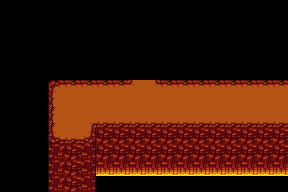

Tiled map render using the project's own tile images. Description and the whole map definition, tile-layer contents included, below:
An orthogonal 18x12 tile map with 16x16 px tiles, 3 tile layers (BGLower, BGUpper, BGUpper2) and 5 objects.

<map version="1.10" tiledversion="1.10.1" orientation="orthogonal" renderorder="right-down" width="18" height="12" tilewidth="16" tileheight="16" infinite="0" nextlayerid="13" nextobjectid="593">
 <tileset firstgid="1" source="Hotland.tsx" />
 <layer id="7" name="BGLower" width="18" height="12">
  <data encoding="csv">
0,0,0,0,0,0,0,0,0,0,0,0,0,0,0,0,0,0,
0,0,0,0,0,0,0,0,0,0,0,0,0,0,0,0,0,0,
0,0,0,0,0,0,0,0,0,0,0,0,0,0,0,0,0,0,
0,0,0,0,0,0,0,0,0,0,0,0,0,0,0,0,0,0,
0,0,0,0,0,0,0,0,0,0,0,0,0,0,0,0,0,0,
0,0,0,0,0,0,0,0,0,0,0,0,0,0,0,0,0,0,
0,0,0,0,0,0,0,0,0,0,0,0,0,0,0,0,0,0,
0,0,0,0,0,0,0,0,0,0,0,0,0,0,0,0,0,0,
0,0,0,0,0,0,0,0,0,0,0,0,0,0,0,0,0,0,
0,0,0,0,0,0,0,0,0,0,0,0,0,0,0,0,0,0,
0,0,0,0,0,0,0,0,0,0,0,0,0,0,0,0,0,0,
0,0,0,0,0,0,0,0,0,0,0,0,0,0,0,0,0,0
</data>
 </layer>
 <layer id="8" name="BGUpper" width="18" height="12">
  <data encoding="csv">
0,0,0,0,0,0,0,0,0,0,0,0,0,0,0,0,0,0,
0,0,0,0,0,0,0,0,0,0,0,0,0,0,0,0,0,0,
0,0,0,0,0,0,0,0,0,0,0,0,0,0,0,0,0,0,
0,0,0,0,0,0,0,0,0,0,0,0,0,0,0,0,0,0,
0,0,0,0,0,0,0,0,0,0,0,0,0,0,0,0,0,0,
0,0,0,81,82,82,82,82,22,21,82,82,82,82,82,82,82,82,
0,0,0,101,102,102,102,102,102,102,102,102,102,102,102,102,102,102,
0,0,0,101,102,1,122,122,122,122,122,122,122,122,122,122,122,122,
0,0,0,121,122,123,142,142,142,142,142,142,142,142,142,142,142,142,
0,0,0,141,142,143,142,142,142,142,142,142,142,142,142,142,142,142,
0,0,0,141,142,143,162,162,162,162,162,162,162,162,162,162,162,162,
0,0,0,141,142,143,0,0,0,0,0,0,0,0,0,0,0,0
</data>
 </layer>
 <layer id="9" name="BGUpper2" width="18" height="12">
  <data encoding="csv">
0,0,0,0,0,0,0,0,0,0,0,0,0,0,0,0,0,0,
0,0,0,0,0,0,0,0,0,0,0,0,0,0,0,0,0,0,
0,0,0,0,0,0,0,0,0,0,0,0,0,0,0,0,0,0,
0,0,0,0,0,0,0,0,0,0,0,0,0,0,0,0,0,0,
0,0,0,0,0,0,0,0,0,0,0,0,0,0,0,0,0,0,
0,0,0,0,0,0,0,0,0,0,0,0,0,0,0,0,0,0,
0,0,0,0,0,0,0,0,0,0,0,0,0,0,0,0,0,0,
0,0,0,0,0,0,0,0,0,0,0,0,0,0,0,0,0,0,
0,0,0,0,0,0,0,0,0,0,0,0,0,0,0,0,0,0,
0,0,0,0,0,0,0,0,0,0,0,0,0,0,0,0,0,0,
0,0,0,0,0,0,0,0,0,0,0,0,0,0,0,0,0,0,
0,0,0,0,0,0,0,0,0,0,0,0,0,0,0,0,0,0
</data>
 </layer>
 <objectgroup id="12" name="Wall">
  <object id="587" x="96" y="128" width="192" height="16" />
  <object id="588" x="48" y="144" width="48" height="16" />
  <object id="589" x="32" y="80" width="16" height="80" />
  <object id="590" x="48" y="64" width="80" height="16" />
  <object id="592" x="160" y="64" width="128" height="16" />
 </objectgroup>
 <objectgroup id="3" name="Entity" opacity="0.71" />
 <objectgroup draworder="index" id="4" name="Warp" />
 <objectgroup id="11" name="Path" />
</map>
